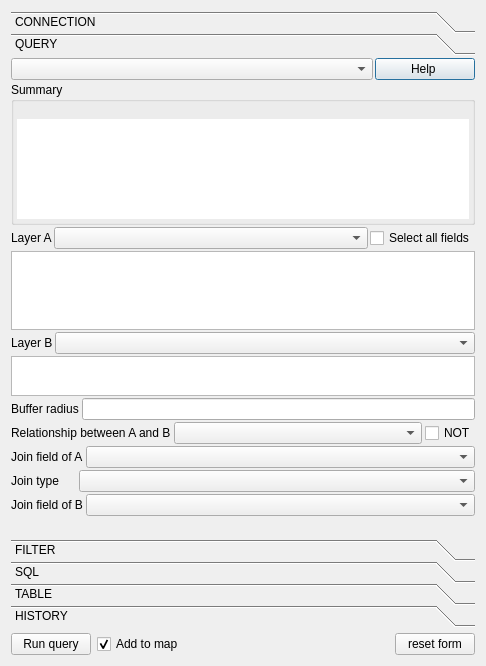
<?xml version="1.0" encoding="UTF-8"?>
<ui version="4.0">
 <class>postgisQueryBuilder</class>
 <widget class="QDialog" name="postgisQueryBuilder">
  <property name="enabled">
   <bool>true</bool>
  </property>
  <property name="geometry">
   <rect>
    <x>0</x>
    <y>0</y>
    <width>486</width>
    <height>666</height>
   </rect>
  </property>
  <property name="sizePolicy">
   <sizepolicy hsizetype="Minimum" vsizetype="Preferred">
    <horstretch>0</horstretch>
    <verstretch>0</verstretch>
   </sizepolicy>
  </property>
  <property name="windowTitle">
   <string>postgisQueryBuilder</string>
  </property>
  <layout class="QVBoxLayout" name="verticalLayout_18">
   <item>
    <widget class="QToolBox" name="tabWidget">
     <property name="sizePolicy">
      <sizepolicy hsizetype="Minimum" vsizetype="Preferred">
       <horstretch>0</horstretch>
       <verstretch>0</verstretch>
      </sizepolicy>
     </property>
     <property name="minimumSize">
      <size>
       <width>200</width>
       <height>0</height>
      </size>
     </property>
     <property name="frameShape">
      <enum>QFrame::NoFrame</enum>
     </property>
     <property name="frameShadow">
      <enum>QFrame::Plain</enum>
     </property>
     <property name="lineWidth">
      <number>1</number>
     </property>
     <property name="midLineWidth">
      <number>0</number>
     </property>
     <property name="currentIndex">
      <number>1</number>
     </property>
     <property name="tabSpacing">
      <number>0</number>
     </property>
     <widget class="QWidget" name="ConnectionSlot">
      <property name="geometry">
       <rect>
        <x>0</x>
        <y>0</y>
        <width>468</width>
        <height>491</height>
       </rect>
      </property>
      <attribute name="label">
       <string>CONNECTION</string>
      </attribute>
      <layout class="QVBoxLayout" name="verticalLayout_19">
       <property name="leftMargin">
        <number>0</number>
       </property>
       <property name="topMargin">
        <number>3</number>
       </property>
       <property name="rightMargin">
        <number>0</number>
       </property>
       <property name="bottomMargin">
        <number>3</number>
       </property>
       <item>
        <layout class="QVBoxLayout" name="verticalLayout_6">
         <property name="spacing">
          <number>2</number>
         </property>
         <item>
          <layout class="QHBoxLayout" name="horizontalLayout_2">
           <property name="spacing">
            <number>6</number>
           </property>
           <property name="sizeConstraint">
            <enum>QLayout::SetDefaultConstraint</enum>
           </property>
           <item>
            <layout class="QVBoxLayout" name="verticalLayout_2">
             <property name="spacing">
              <number>3</number>
             </property>
             <item>
              <widget class="QLabel" name="PSQLConnectionLabel">
               <property name="text">
                <string>Postgresql connection</string>
               </property>
              </widget>
             </item>
             <item>
              <widget class="QComboBox" name="PSQLConnection">
               <property name="sizePolicy">
                <sizepolicy hsizetype="MinimumExpanding" vsizetype="Fixed">
                 <horstretch>0</horstretch>
                 <verstretch>0</verstretch>
                </sizepolicy>
               </property>
               <property name="toolTip">
                <string>select working postgres connection</string>
               </property>
              </widget>
             </item>
            </layout>
           </item>
           <item>
            <layout class="QVBoxLayout" name="verticalLayout_3">
             <property name="spacing">
              <number>3</number>
             </property>
             <item>
              <layout class="QHBoxLayout" name="horizontalLayout_15">
               <property name="spacing">
                <number>0</number>
               </property>
               <item>
                <widget class="QLabel" name="DBSchemaLabel">
                 <property name="text">
                  <string>Schema</string>
                 </property>
                </widget>
               </item>
               <item>
                <widget class="QToolButton" name="schemaAdd">
                 <property name="sizePolicy">
                  <sizepolicy hsizetype="Fixed" vsizetype="Fixed">
                   <horstretch>0</horstretch>
                   <verstretch>0</verstretch>
                  </sizepolicy>
                 </property>
                 <property name="minimumSize">
                  <size>
                   <width>17</width>
                   <height>17</height>
                  </size>
                 </property>
                 <property name="maximumSize">
                  <size>
                   <width>17</width>
                   <height>17</height>
                  </size>
                 </property>
                 <property name="sizeIncrement">
                  <size>
                   <width>0</width>
                   <height>0</height>
                  </size>
                 </property>
                 <property name="font">
                  <font>
                   <pointsize>6</pointsize>
                  </font>
                 </property>
                 <property name="toolTip">
                  <string>add new schema</string>
                 </property>
                 <property name="text">
                  <string notr="true">+</string>
                 </property>
                </widget>
               </item>
              </layout>
             </item>
             <item>
              <widget class="QComboBox" name="DBSchema">
               <property name="sizePolicy">
                <sizepolicy hsizetype="MinimumExpanding" vsizetype="Fixed">
                 <horstretch>0</horstretch>
                 <verstretch>0</verstretch>
                </sizepolicy>
               </property>
               <property name="toolTip">
                <string>select working schema</string>
               </property>
              </widget>
             </item>
            </layout>
           </item>
          </layout>
         </item>
         <item>
          <layout class="QHBoxLayout" name="horizontalLayout_7">
           <item>
            <layout class="QVBoxLayout" name="verticalLayout_9">
             <property name="spacing">
              <number>3</number>
             </property>
             <item>
              <widget class="QLabel" name="USERFIELDLabel">
               <property name="text">
                <string>User:</string>
               </property>
              </widget>
             </item>
             <item>
              <widget class="QLineEdit" name="USERFIELD"/>
             </item>
            </layout>
           </item>
           <item>
            <layout class="QVBoxLayout" name="verticalLayout_10">
             <property name="spacing">
              <number>3</number>
             </property>
             <item>
              <widget class="QLabel" name="PASSWORDFIELDLabel">
               <property name="text">
                <string>Password:</string>
               </property>
              </widget>
             </item>
             <item>
              <widget class="QLineEdit" name="PASSWORDFIELD">
               <property name="echoMode">
                <enum>QLineEdit::Password</enum>
               </property>
              </widget>
             </item>
            </layout>
           </item>
          </layout>
         </item>
         <item>
          <layout class="QHBoxLayout" name="horizontalLayout_6">
           <item>
            <layout class="QVBoxLayout" name="verticalLayout_4">
             <property name="spacing">
              <number>3</number>
             </property>
             <item>
              <widget class="QLabel" name="KEYFIELDLabel">
               <property name="maximumSize">
                <size>
                 <width>140</width>
                 <height>16777215</height>
                </size>
               </property>
               <property name="text">
                <string>default primary key field:</string>
               </property>
              </widget>
             </item>
             <item>
              <widget class="QComboBox" name="KEYFIELD">
               <property name="editable">
                <bool>true</bool>
               </property>
              </widget>
             </item>
            </layout>
           </item>
           <item>
            <layout class="QVBoxLayout" name="verticalLayout_5">
             <property name="spacing">
              <number>3</number>
             </property>
             <item>
              <widget class="QLabel" name="GEOMETRYFIELDLabel">
               <property name="maximumSize">
                <size>
                 <width>125</width>
                 <height>16777215</height>
                </size>
               </property>
               <property name="text">
                <string>default geometry field:</string>
               </property>
              </widget>
             </item>
             <item>
              <widget class="QComboBox" name="GEOMETRYFIELD">
               <property name="editable">
                <bool>true</bool>
               </property>
              </widget>
             </item>
            </layout>
           </item>
          </layout>
         </item>
         <item>
          <widget class="QLabel" name="label_2">
           <property name="sizePolicy">
            <sizepolicy hsizetype="Minimum" vsizetype="Preferred">
             <horstretch>0</horstretch>
             <verstretch>0</verstretch>
            </sizepolicy>
           </property>
           <property name="minimumSize">
            <size>
             <width>0</width>
             <height>0</height>
            </size>
           </property>
           <property name="maximumSize">
            <size>
             <width>10000</width>
             <height>16777215</height>
            </size>
           </property>
           <property name="text">
            <string>Available DB objects list (T:table V:view M:materialized view)</string>
           </property>
          </widget>
         </item>
         <item>
          <widget class="QLabel" name="label">
           <property name="text">
            <string>right click for contextual menu - double click for query</string>
           </property>
          </widget>
         </item>
         <item>
          <layout class="QHBoxLayout" name="horizontalLayout">
           <item>
            <widget class="QListWidget" name="LayerList">
             <property name="contextMenuPolicy">
              <enum>Qt::CustomContextMenu</enum>
             </property>
            </widget>
           </item>
          </layout>
         </item>
        </layout>
       </item>
      </layout>
     </widget>
     <widget class="QWidget" name="queryDefinitionSlot">
      <property name="geometry">
       <rect>
        <x>0</x>
        <y>0</y>
        <width>468</width>
        <height>491</height>
       </rect>
      </property>
      <attribute name="label">
       <string>QUERY</string>
      </attribute>
      <layout class="QVBoxLayout" name="verticalLayout_17">
       <property name="leftMargin">
        <number>0</number>
       </property>
       <property name="topMargin">
        <number>3</number>
       </property>
       <property name="rightMargin">
        <number>0</number>
       </property>
       <property name="bottomMargin">
        <number>3</number>
       </property>
       <item>
        <layout class="QVBoxLayout" name="verticalLayout_7">
         <property name="spacing">
          <number>2</number>
         </property>
         <property name="sizeConstraint">
          <enum>QLayout::SetMaximumSize</enum>
         </property>
         <item>
          <layout class="QHBoxLayout" name="horizontalLayout_8">
           <item>
            <widget class="QComboBox" name="QueryType">
             <property name="maxVisibleItems">
              <number>20</number>
             </property>
            </widget>
           </item>
           <item>
            <widget class="QPushButton" name="ButtonHelp">
             <property name="minimumSize">
              <size>
               <width>100</width>
               <height>0</height>
              </size>
             </property>
             <property name="maximumSize">
              <size>
               <width>100</width>
               <height>16777215</height>
              </size>
             </property>
             <property name="text">
              <string>Help </string>
             </property>
            </widget>
           </item>
          </layout>
         </item>
         <item>
          <widget class="QGroupBox" name="summaryBox">
           <property name="title">
            <string>Summary</string>
           </property>
           <layout class="QVBoxLayout" name="verticalLayout_11">
            <property name="spacing">
             <number>3</number>
            </property>
            <property name="sizeConstraint">
             <enum>QLayout::SetMinimumSize</enum>
            </property>
            <property name="leftMargin">
             <number>3</number>
            </property>
            <property name="topMargin">
             <number>0</number>
            </property>
            <property name="rightMargin">
             <number>3</number>
            </property>
            <property name="bottomMargin">
             <number>3</number>
            </property>
            <item>
             <widget class="QLabel" name="Helper">
              <property name="sizePolicy">
               <sizepolicy hsizetype="Preferred" vsizetype="Minimum">
                <horstretch>0</horstretch>
                <verstretch>0</verstretch>
               </sizepolicy>
              </property>
              <property name="minimumSize">
               <size>
                <width>0</width>
                <height>0</height>
               </size>
              </property>
              <property name="autoFillBackground">
               <bool>false</bool>
              </property>
              <property name="frameShape">
               <enum>QFrame::NoFrame</enum>
              </property>
              <property name="text">
               <string/>
              </property>
              <property name="alignment">
               <set>Qt::AlignLeading|Qt::AlignLeft|Qt::AlignTop</set>
              </property>
              <property name="wordWrap">
               <bool>true</bool>
              </property>
             </widget>
            </item>
            <item>
             <widget class="QGraphicsView" name="DiagPanel">
              <property name="sizePolicy">
               <sizepolicy hsizetype="Expanding" vsizetype="Minimum">
                <horstretch>0</horstretch>
                <verstretch>0</verstretch>
               </sizepolicy>
              </property>
              <property name="minimumSize">
               <size>
                <width>0</width>
                <height>0</height>
               </size>
              </property>
              <property name="maximumSize">
               <size>
                <width>16777215</width>
                <height>100</height>
               </size>
              </property>
              <property name="acceptDrops">
               <bool>false</bool>
              </property>
              <property name="styleSheet">
               <string notr="true">color: rgba(212, 208, 200, 0)</string>
              </property>
              <property name="frameShape">
               <enum>QFrame::NoFrame</enum>
              </property>
              <property name="frameShadow">
               <enum>QFrame::Raised</enum>
              </property>
              <property name="verticalScrollBarPolicy">
               <enum>Qt::ScrollBarAlwaysOff</enum>
              </property>
              <property name="horizontalScrollBarPolicy">
               <enum>Qt::ScrollBarAlwaysOff</enum>
              </property>
              <property name="backgroundBrush">
               <brush brushstyle="SolidPattern">
                <color alpha="255">
                 <red>212</red>
                 <green>208</green>
                 <blue>200</blue>
                </color>
               </brush>
              </property>
              <property name="foregroundBrush">
               <brush brushstyle="NoBrush">
                <color alpha="255">
                 <red>170</red>
                 <green>170</green>
                 <blue>170</blue>
                </color>
               </brush>
              </property>
              <property name="interactive">
               <bool>false</bool>
              </property>
             </widget>
            </item>
           </layout>
          </widget>
         </item>
         <item>
          <layout class="QHBoxLayout" name="horizontalLayout_3">
           <property name="spacing">
            <number>2</number>
           </property>
           <item>
            <widget class="QLabel" name="LAYERaLabel">
             <property name="text">
              <string>Layer A</string>
             </property>
            </widget>
           </item>
           <item>
            <widget class="QComboBox" name="LAYERa">
             <property name="sizePolicy">
              <sizepolicy hsizetype="Expanding" vsizetype="Fixed">
               <horstretch>0</horstretch>
               <verstretch>0</verstretch>
              </sizepolicy>
             </property>
             <property name="minimumSize">
              <size>
               <width>150</width>
               <height>0</height>
              </size>
             </property>
            </widget>
           </item>
           <item>
            <widget class="QCheckBox" name="LAYERaAllFields">
             <property name="text">
              <string>Select all fields</string>
             </property>
            </widget>
           </item>
          </layout>
         </item>
         <item>
          <widget class="QListWidget" name="fieldsListA">
           <property name="sizePolicy">
            <sizepolicy hsizetype="Expanding" vsizetype="Preferred">
             <horstretch>0</horstretch>
             <verstretch>0</verstretch>
            </sizepolicy>
           </property>
           <property name="minimumSize">
            <size>
             <width>0</width>
             <height>40</height>
            </size>
           </property>
           <property name="maximumSize">
            <size>
             <width>16777215</width>
             <height>100</height>
            </size>
           </property>
          </widget>
         </item>
         <item>
          <layout class="QHBoxLayout" name="horizontalLayout_10">
           <property name="spacing">
            <number>2</number>
           </property>
           <item>
            <widget class="QLabel" name="LAYERbLabel">
             <property name="minimumSize">
              <size>
               <width>0</width>
               <height>20</height>
              </size>
             </property>
             <property name="text">
              <string>Layer B</string>
             </property>
            </widget>
           </item>
           <item>
            <widget class="QComboBox" name="LAYERb">
             <property name="sizePolicy">
              <sizepolicy hsizetype="Expanding" vsizetype="Fixed">
               <horstretch>0</horstretch>
               <verstretch>0</verstretch>
              </sizepolicy>
             </property>
             <property name="minimumSize">
              <size>
               <width>150</width>
               <height>0</height>
              </size>
             </property>
            </widget>
           </item>
          </layout>
         </item>
         <item>
          <widget class="QListWidget" name="fieldsListB">
           <property name="sizePolicy">
            <sizepolicy hsizetype="Expanding" vsizetype="Fixed">
             <horstretch>0</horstretch>
             <verstretch>0</verstretch>
            </sizepolicy>
           </property>
           <property name="minimumSize">
            <size>
             <width>0</width>
             <height>40</height>
            </size>
           </property>
           <property name="maximumSize">
            <size>
             <width>16777215</width>
             <height>60</height>
            </size>
           </property>
          </widget>
         </item>
         <item>
          <layout class="QVBoxLayout" name="verticalLayout_12">
           <property name="spacing">
            <number>2</number>
           </property>
           <property name="sizeConstraint">
            <enum>QLayout::SetDefaultConstraint</enum>
           </property>
           <item>
            <layout class="QHBoxLayout" name="horizontalLayout_11">
             <property name="spacing">
              <number>3</number>
             </property>
             <item>
              <widget class="QLabel" name="BUFFERRADIUSLabel">
               <property name="sizePolicy">
                <sizepolicy hsizetype="Fixed" vsizetype="Fixed">
                 <horstretch>0</horstretch>
                 <verstretch>0</verstretch>
                </sizepolicy>
               </property>
               <property name="text">
                <string>Buffer radius</string>
               </property>
              </widget>
             </item>
             <item>
              <widget class="QLineEdit" name="BUFFERRADIUS"/>
             </item>
            </layout>
           </item>
           <item>
            <layout class="QHBoxLayout" name="horizontalLayout_12">
             <property name="spacing">
              <number>3</number>
             </property>
             <item>
              <widget class="QLabel" name="SPATIALRELLabel">
               <property name="sizePolicy">
                <sizepolicy hsizetype="Preferred" vsizetype="Fixed">
                 <horstretch>0</horstretch>
                 <verstretch>0</verstretch>
                </sizepolicy>
               </property>
               <property name="text">
                <string>Relationship between A and B</string>
               </property>
              </widget>
             </item>
             <item>
              <widget class="QComboBox" name="SPATIALREL">
               <property name="sizePolicy">
                <sizepolicy hsizetype="Expanding" vsizetype="Fixed">
                 <horstretch>0</horstretch>
                 <verstretch>0</verstretch>
                </sizepolicy>
               </property>
              </widget>
             </item>
             <item>
              <widget class="QCheckBox" name="SPATIALRELNOT">
               <property name="sizePolicy">
                <sizepolicy hsizetype="Preferred" vsizetype="Fixed">
                 <horstretch>20</horstretch>
                 <verstretch>0</verstretch>
                </sizepolicy>
               </property>
               <property name="maximumSize">
                <size>
                 <width>50</width>
                 <height>16777215</height>
                </size>
               </property>
               <property name="text">
                <string>NOT</string>
               </property>
              </widget>
             </item>
            </layout>
           </item>
           <item>
            <layout class="QHBoxLayout" name="horizontalLayout_13">
             <property name="spacing">
              <number>3</number>
             </property>
             <item>
              <widget class="QLabel" name="FIELDLabel">
               <property name="sizePolicy">
                <sizepolicy hsizetype="Preferred" vsizetype="Fixed">
                 <horstretch>0</horstretch>
                 <verstretch>0</verstretch>
                </sizepolicy>
               </property>
               <property name="minimumSize">
                <size>
                 <width>65</width>
                 <height>0</height>
                </size>
               </property>
               <property name="text">
                <string>Join field of A</string>
               </property>
              </widget>
             </item>
             <item>
              <widget class="QComboBox" name="FIELD">
               <property name="sizePolicy">
                <sizepolicy hsizetype="Expanding" vsizetype="Fixed">
                 <horstretch>0</horstretch>
                 <verstretch>0</verstretch>
                </sizepolicy>
               </property>
              </widget>
             </item>
            </layout>
           </item>
           <item>
            <layout class="QHBoxLayout" name="horizontalLayout_17">
             <property name="spacing">
              <number>3</number>
             </property>
             <item>
              <widget class="QLabel" name="JOINLabel">
               <property name="sizePolicy">
                <sizepolicy hsizetype="Preferred" vsizetype="Fixed">
                 <horstretch>0</horstretch>
                 <verstretch>0</verstretch>
                </sizepolicy>
               </property>
               <property name="minimumSize">
                <size>
                 <width>65</width>
                 <height>0</height>
                </size>
               </property>
               <property name="text">
                <string>Join type</string>
               </property>
              </widget>
             </item>
             <item>
              <widget class="QComboBox" name="JOIN">
               <property name="sizePolicy">
                <sizepolicy hsizetype="Expanding" vsizetype="Fixed">
                 <horstretch>0</horstretch>
                 <verstretch>0</verstretch>
                </sizepolicy>
               </property>
              </widget>
             </item>
            </layout>
           </item>
           <item>
            <layout class="QHBoxLayout" name="horizontalLayout_19">
             <property name="spacing">
              <number>3</number>
             </property>
             <item>
              <widget class="QLabel" name="FIELDbLabel">
               <property name="sizePolicy">
                <sizepolicy hsizetype="Preferred" vsizetype="Fixed">
                 <horstretch>0</horstretch>
                 <verstretch>0</verstretch>
                </sizepolicy>
               </property>
               <property name="minimumSize">
                <size>
                 <width>65</width>
                 <height>0</height>
                </size>
               </property>
               <property name="text">
                <string>Join field of B</string>
               </property>
              </widget>
             </item>
             <item>
              <widget class="QComboBox" name="FIELDb">
               <property name="sizePolicy">
                <sizepolicy hsizetype="Expanding" vsizetype="Fixed">
                 <horstretch>0</horstretch>
                 <verstretch>0</verstretch>
                </sizepolicy>
               </property>
              </widget>
             </item>
            </layout>
           </item>
           <item>
            <spacer name="verticalSpacer">
             <property name="orientation">
              <enum>Qt::Vertical</enum>
             </property>
             <property name="sizeHint" stdset="0">
              <size>
               <width>20</width>
               <height>40</height>
              </size>
             </property>
            </spacer>
           </item>
           <item>
            <layout class="QVBoxLayout" name="verticalLayout"/>
           </item>
          </layout>
         </item>
        </layout>
       </item>
      </layout>
     </widget>
     <widget class="QWidget" name="filterRecordSlot">
      <property name="geometry">
       <rect>
        <x>0</x>
        <y>0</y>
        <width>468</width>
        <height>491</height>
       </rect>
      </property>
      <attribute name="label">
       <string>FILTER</string>
      </attribute>
      <layout class="QVBoxLayout" name="verticalLayout_16">
       <property name="leftMargin">
        <number>0</number>
       </property>
       <property name="topMargin">
        <number>3</number>
       </property>
       <property name="rightMargin">
        <number>0</number>
       </property>
       <property name="bottomMargin">
        <number>3</number>
       </property>
       <item>
        <widget class="tableSet" name="filterTable">
         <property name="showGrid">
          <bool>false</bool>
         </property>
         <attribute name="horizontalHeaderVisible">
          <bool>false</bool>
         </attribute>
         <attribute name="verticalHeaderVisible">
          <bool>false</bool>
         </attribute>
        </widget>
       </item>
       <item>
        <layout class="QHBoxLayout" name="horizontalLayout_4">
         <item>
          <widget class="QLabel" name="labelOrderby">
           <property name="text">
            <string>Order by:</string>
           </property>
          </widget>
         </item>
         <item>
          <widget class="QComboBox" name="orderBy">
           <property name="minimumSize">
            <size>
             <width>100</width>
             <height>0</height>
            </size>
           </property>
          </widget>
         </item>
         <item>
          <spacer name="horizontalSpacer_3">
           <property name="orientation">
            <enum>Qt::Horizontal</enum>
           </property>
           <property name="sizeHint" stdset="0">
            <size>
             <width>40</width>
             <height>20</height>
            </size>
           </property>
          </spacer>
         </item>
        </layout>
       </item>
      </layout>
     </widget>
     <widget class="QWidget" name="SqlCodeSlot">
      <property name="geometry">
       <rect>
        <x>0</x>
        <y>0</y>
        <width>468</width>
        <height>491</height>
       </rect>
      </property>
      <attribute name="label">
       <string>SQL</string>
      </attribute>
      <layout class="QVBoxLayout" name="verticalLayout_15">
       <property name="leftMargin">
        <number>0</number>
       </property>
       <property name="topMargin">
        <number>3</number>
       </property>
       <property name="rightMargin">
        <number>0</number>
       </property>
       <property name="bottomMargin">
        <number>3</number>
       </property>
       <item>
        <layout class="QVBoxLayout" name="verticalLayout_8">
         <item>
          <layout class="QHBoxLayout" name="horizontalLayout_5">
           <item>
            <widget class="QCheckBox" name="checkCreateView">
             <property name="text">
              <string>As view</string>
             </property>
            </widget>
           </item>
           <item>
            <widget class="QCheckBox" name="checkMaterialized">
             <property name="text">
              <string>Materialized</string>
             </property>
            </widget>
           </item>
           <item>
            <spacer name="horizontalSpacer_4">
             <property name="orientation">
              <enum>Qt::Horizontal</enum>
             </property>
             <property name="sizeHint" stdset="0">
              <size>
               <width>40</width>
               <height>20</height>
              </size>
             </property>
            </spacer>
           </item>
          </layout>
         </item>
         <item>
          <widget class="QLineEdit" name="QueryName">
           <property name="maximumSize">
            <size>
             <width>16777215</width>
             <height>20</height>
            </size>
           </property>
          </widget>
         </item>
         <item>
          <widget class="QTextEdit" name="QueryResult"/>
         </item>
        </layout>
       </item>
      </layout>
     </widget>
     <widget class="QWidget" name="tableResultSlot">
      <property name="geometry">
       <rect>
        <x>0</x>
        <y>0</y>
        <width>468</width>
        <height>491</height>
       </rect>
      </property>
      <attribute name="label">
       <string>TABLE</string>
      </attribute>
      <layout class="QVBoxLayout" name="verticalLayout_14">
       <property name="leftMargin">
        <number>0</number>
       </property>
       <property name="topMargin">
        <number>3</number>
       </property>
       <property name="rightMargin">
        <number>0</number>
       </property>
       <property name="bottomMargin">
        <number>3</number>
       </property>
       <item>
        <layout class="QVBoxLayout" name="verticalLayout_13">
         <property name="spacing">
          <number>2</number>
         </property>
         <item>
          <widget class="QLabel" name="labelRowsNumber">
           <property name="text">
            <string/>
           </property>
          </widget>
         </item>
         <item>
          <widget class="QTableWidget" name="TableResult">
           <property name="sortingEnabled">
            <bool>true</bool>
           </property>
           <attribute name="horizontalHeaderMinimumSectionSize">
            <number>25</number>
           </attribute>
           <attribute name="verticalHeaderDefaultSectionSize">
            <number>25</number>
           </attribute>
          </widget>
         </item>
        </layout>
       </item>
      </layout>
     </widget>
     <widget class="QWidget" name="historySlot">
      <property name="geometry">
       <rect>
        <x>0</x>
        <y>0</y>
        <width>468</width>
        <height>491</height>
       </rect>
      </property>
      <attribute name="label">
       <string>HISTORY</string>
      </attribute>
      <layout class="QVBoxLayout" name="verticalLayout_21">
       <property name="leftMargin">
        <number>0</number>
       </property>
       <property name="topMargin">
        <number>3</number>
       </property>
       <property name="rightMargin">
        <number>0</number>
       </property>
       <property name="bottomMargin">
        <number>3</number>
       </property>
       <item>
        <widget class="QPlainTextEdit" name="historyLog">
         <property name="readOnly">
          <bool>true</bool>
         </property>
        </widget>
       </item>
      </layout>
     </widget>
    </widget>
   </item>
   <item>
    <layout class="QHBoxLayout" name="horizontalLayout_9">
     <item>
      <widget class="QPushButton" name="ButtonRun">
       <property name="maximumSize">
        <size>
         <width>100</width>
         <height>16777215</height>
        </size>
       </property>
       <property name="text">
        <string>Run query</string>
       </property>
      </widget>
     </item>
     <item>
      <widget class="QCheckBox" name="AddToMap">
       <property name="text">
        <string>Add to map</string>
       </property>
       <property name="checked">
        <bool>true</bool>
       </property>
      </widget>
     </item>
     <item>
      <spacer name="horizontalSpacer">
       <property name="orientation">
        <enum>Qt::Horizontal</enum>
       </property>
       <property name="sizeHint" stdset="0">
        <size>
         <width>100</width>
         <height>20</height>
        </size>
       </property>
      </spacer>
     </item>
     <item>
      <widget class="QPushButton" name="ButtonReset">
       <property name="maximumSize">
        <size>
         <width>100</width>
         <height>16777215</height>
        </size>
       </property>
       <property name="text">
        <string>reset form</string>
       </property>
      </widget>
     </item>
    </layout>
   </item>
  </layout>
 </widget>
 <customwidgets>
  <customwidget>
   <class>tableSet</class>
   <extends>QTableWidget</extends>
   <header>TableSet</header>
  </customwidget>
 </customwidgets>
 <resources/>
 <connections/>
</ui>
